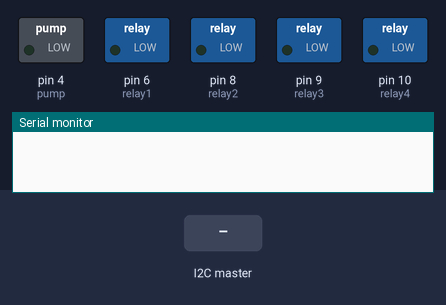
The sketch below on a simulated Arduino Uno, built with avr-gcc and run on an emulated ATmega328P. On the bench: switched loads named in the sketch (green lamp = pin HIGH), the last lines printed to the serial monitor. The test bench sets the inputs (shaded band).

Above: at 1.2 s.
1.3 s: the I2C master sends the byte 1
2.8 s: the I2C master sends the byte 0
At 3.5 s:
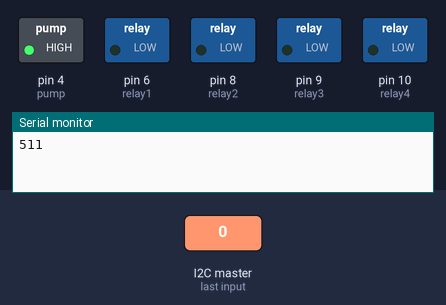
4.3 s: the I2C master sends the byte 2
At 4.6 s:
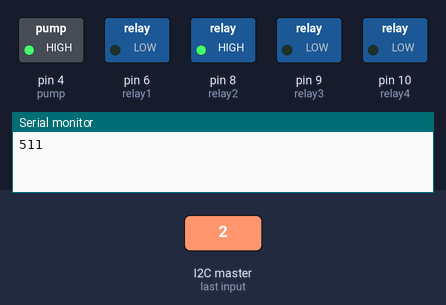
6.3 s: the I2C master sends the byte 1
At 6.7 s:
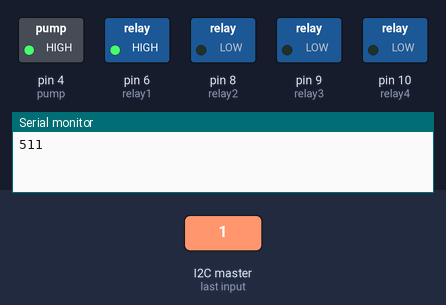
8.3 s: the I2C master sends the byte 90
At 8.9 s:
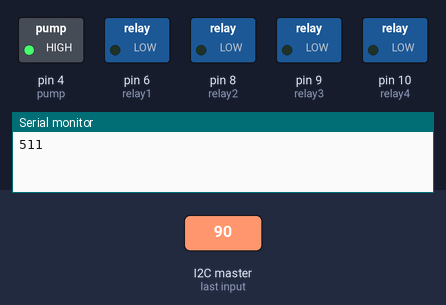
Timing chart, 0 to 10.8 s (numbered marks = the images above; inputs shaded):
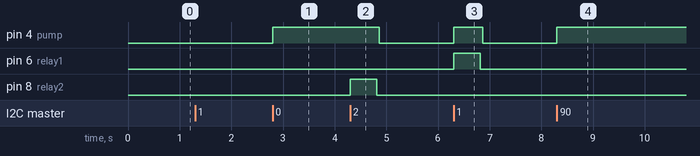

The sketch:

Stage2_WaterSlave.ino
```cpp
#include <Wire.h>
#include "Wire.h"

// set water relays
int relay1 = 6;
int relay2 = 8;
int relay3 = 9;
int relay4 = 10;

int relays[] = {relay1, relay2, relay3, relay4};

// set water pump
int pump = 4;

// set button
int button = 12;

//pump state    1:open   0:close
int pump_state_flag = 0;

//relay1 state    1:open   0:close
int relay1_state_flag = 0;

//relay2 state   1:open   0:close
int relay2_state_flag = 0;

//relay3 state  1:open   0:close
int relay3_state_flag = 0;

//relay4 state   1:open   0:close
int relay4_state_flag = 0;

int relaysFlags[] = {relay1_state_flag, relay2_state_flag, relay3_state_flag, relay4_state_flag};

// --------------- I2C ------------
//                      pump &   activeTime
// Expecting to receive int char float
//                bytes: 4  1    4       = 9
//              example: 1&1000
#define BUFFER_SIZE 4
byte buffer[BUFFER_SIZE];
short data[BUFFER_SIZE];
int incomingMSG;

byte slaveAddress = 8;

void setup()
{
  Serial.begin(9600);

  // Initialize PEG Pumps
  pinMode(relay1, OUTPUT);
  pinMode(relay2, OUTPUT);
  pinMode(relay3, OUTPUT);
  pinMode(relay4, OUTPUT);

  // declare pump as output
  pinMode(pump, OUTPUT);

  // Initialize I2C
  Wire.begin(slaveAddress);
  Wire.onReceive(receiveEvent);
}

void loop()
{
  HandlePumpTimer(1);
  HandlePumpTimer(2);
  HandlePumpTimer(3);
  HandlePumpTimer(4);
}

int currentPump;
char delimiter;
int activeTime;
unsigned long pumpTimer[4] = {0, 0, 0, 0};
float pumpTime[4] = {0, 0, 0, 0};

bool toggle = false;
void receiveEvent(int bytes) {
  // read one character from the I2C

  if (toggle) {
    incomingMSG = Wire.read();

    currentPump = incomingMSG;
    waterFlower(currentPump);
    pumpTime[currentPump - 1] = activeTime;
    pumpTimer[currentPump - 1] = millis();
    toggle = !toggle;
  } else
  {
    byte a, b;
    int bigNum;

    a = Wire.read();
    b = Wire.read();

    bigNum = a;
    bigNum = (bigNum << 8) | b;
    activeTime = bigNum;

    toggle = !toggle;
    Serial.println(activeTime);
  }
}

void waterFlower(int pumpNumber) {
  digitalWrite(relays[pumpNumber - 1], HIGH);
  relaysFlags[pumpNumber - 1] = 1;
  delay(50);
  if (pump_state_flag == 0)
  {
    digitalWrite(pump, HIGH);
    pump_state_flag = 1;
    delay(50);
  }

  //  delay(1000000);
  //  stopWater(pumpNumber);
}

void stopWater(int pumpNumber) {
  digitalWrite(relays[pumpNumber - 1], LOW);
  relaysFlags[pumpNumber - 1] = 0;
  delay(50);
  if ((relaysFlags[0] == 0) && (relaysFlags[1] == 0) && (relaysFlags[2] == 0) && (relaysFlags[3] == 0))
  {
    digitalWrite(pump, LOW);
    pump_state_flag = 0;
    delay(50);
  }
}

void HandlePumpTimer(int pumpNumber)
{
  if (relaysFlags[pumpNumber - 1] == 1)
  {
    if (millis() - pumpTimer[pumpNumber - 1] >= pumpTime[pumpNumber - 1])
    {
      pumpTimer[pumpNumber - 1] = millis();
      stopWater(pumpNumber);
    }
  }
}
```

Measured:
- after the input at 2.8 s, pin 4 (pump): LOW → HIGH at once
- after the input at 4.3 s, pin 4 (pump): HIGH → LOW after 0.56 s; pin 8 (relay2): LOW → HIGH at once, → LOW 0.51 s later
- after the input at 6.3 s, pin 4 (pump): LOW → HIGH at once, → LOW 0.56 s later; pin 6 (relay1): LOW → HIGH at once, → LOW 0.51 s later
- after the input at 8.3 s, pin 4 (pump): LOW → HIGH at once
